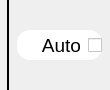
<?xml version="1.0" encoding="UTF-8"?>
<ui version="4.0">
 <class>FieldConnection</class>
 <widget class="QWidget" name="FieldConnection">
  <property name="geometry">
   <rect>
    <x>0</x>
    <y>0</y>
    <width>110</width>
    <height>90</height>
   </rect>
  </property>
  <property name="sizePolicy">
   <sizepolicy hsizetype="Preferred" vsizetype="Preferred">
    <horstretch>1</horstretch>
    <verstretch>1</verstretch>
   </sizepolicy>
  </property>
  <property name="minimumSize">
   <size>
    <width>110</width>
    <height>90</height>
   </size>
  </property>
  <property name="maximumSize">
   <size>
    <width>110</width>
    <height>90</height>
   </size>
  </property>
  <property name="font">
   <font>
    <pointsize>16</pointsize>
    <bold>false</bold>
   </font>
  </property>
  <property name="windowTitle">
   <string>Form</string>
  </property>
  <property name="styleSheet">
   <string notr="true">QCheckBox {
	background: white;
	border-radius: 13px;
	color: black;
	display: flex;
	spacing: 7px;
}

QCheckBox:Hover {
	background: rgb(173, 173, 173);
}

QCheckBox:Pressed {
	background: #a3a3a3;
}

QCheckBox::indicator {
	width: 10px;
	height: 10px;
	margin-right: 15%;
	border-image: url(:/img/icons/auto/auto-off.png) 0 0 0 0 stretch stretch;
}

QCheckBox::indicator:checked {
	border-image: url(:/img/icons/auto/auto-on.png) 0 0 0 0 stretch stretch;
}</string>
  </property>
  <layout class="QGridLayout" name="gridLayout">
   <property name="leftMargin">
    <number>0</number>
   </property>
   <property name="topMargin">
    <number>0</number>
   </property>
   <property name="rightMargin">
    <number>0</number>
   </property>
   <property name="bottomMargin">
    <number>0</number>
   </property>
   <property name="spacing">
    <number>0</number>
   </property>
   <item row="0" column="0">
    <widget class="Line" name="line">
     <property name="sizePolicy">
      <sizepolicy hsizetype="Fixed" vsizetype="Expanding">
       <horstretch>0</horstretch>
       <verstretch>1</verstretch>
      </sizepolicy>
     </property>
     <property name="frameShadow">
      <enum>QFrame::Plain</enum>
     </property>
     <property name="lineWidth">
      <number>2</number>
     </property>
     <property name="midLineWidth">
      <number>0</number>
     </property>
     <property name="orientation">
      <enum>Qt::Vertical</enum>
     </property>
    </widget>
   </item>
   <item row="0" column="1">
    <widget class="QCheckBox" name="checkBox">
     <property name="minimumSize">
      <size>
       <width>85</width>
       <height>30</height>
      </size>
     </property>
     <property name="maximumSize">
      <size>
       <width>85</width>
       <height>30</height>
      </size>
     </property>
     <property name="palette">
      <palette>
       <active>
        <colorrole role="WindowText">
         <brush brushstyle="SolidPattern">
          <color alpha="255">
           <red>0</red>
           <green>0</green>
           <blue>0</blue>
          </color>
         </brush>
        </colorrole>
        <colorrole role="Button">
         <brush brushstyle="SolidPattern">
          <color alpha="255">
           <red>255</red>
           <green>255</green>
           <blue>255</blue>
          </color>
         </brush>
        </colorrole>
        <colorrole role="Text">
         <brush brushstyle="SolidPattern">
          <color alpha="255">
           <red>0</red>
           <green>0</green>
           <blue>0</blue>
          </color>
         </brush>
        </colorrole>
        <colorrole role="ButtonText">
         <brush brushstyle="SolidPattern">
          <color alpha="255">
           <red>0</red>
           <green>0</green>
           <blue>0</blue>
          </color>
         </brush>
        </colorrole>
        <colorrole role="Base">
         <brush brushstyle="SolidPattern">
          <color alpha="255">
           <red>255</red>
           <green>255</green>
           <blue>255</blue>
          </color>
         </brush>
        </colorrole>
        <colorrole role="Window">
         <brush brushstyle="SolidPattern">
          <color alpha="255">
           <red>255</red>
           <green>255</green>
           <blue>255</blue>
          </color>
         </brush>
        </colorrole>
        <colorrole role="PlaceholderText">
         <brush brushstyle="SolidPattern">
          <color alpha="128">
           <red>0</red>
           <green>0</green>
           <blue>0</blue>
          </color>
         </brush>
        </colorrole>
       </active>
       <inactive>
        <colorrole role="WindowText">
         <brush brushstyle="SolidPattern">
          <color alpha="255">
           <red>0</red>
           <green>0</green>
           <blue>0</blue>
          </color>
         </brush>
        </colorrole>
        <colorrole role="Button">
         <brush brushstyle="SolidPattern">
          <color alpha="255">
           <red>255</red>
           <green>255</green>
           <blue>255</blue>
          </color>
         </brush>
        </colorrole>
        <colorrole role="Text">
         <brush brushstyle="SolidPattern">
          <color alpha="255">
           <red>0</red>
           <green>0</green>
           <blue>0</blue>
          </color>
         </brush>
        </colorrole>
        <colorrole role="ButtonText">
         <brush brushstyle="SolidPattern">
          <color alpha="255">
           <red>0</red>
           <green>0</green>
           <blue>0</blue>
          </color>
         </brush>
        </colorrole>
        <colorrole role="Base">
         <brush brushstyle="SolidPattern">
          <color alpha="255">
           <red>255</red>
           <green>255</green>
           <blue>255</blue>
          </color>
         </brush>
        </colorrole>
        <colorrole role="Window">
         <brush brushstyle="SolidPattern">
          <color alpha="255">
           <red>255</red>
           <green>255</green>
           <blue>255</blue>
          </color>
         </brush>
        </colorrole>
        <colorrole role="PlaceholderText">
         <brush brushstyle="SolidPattern">
          <color alpha="128">
           <red>0</red>
           <green>0</green>
           <blue>0</blue>
          </color>
         </brush>
        </colorrole>
       </inactive>
       <disabled>
        <colorrole role="WindowText">
         <brush brushstyle="SolidPattern">
          <color alpha="255">
           <red>0</red>
           <green>0</green>
           <blue>0</blue>
          </color>
         </brush>
        </colorrole>
        <colorrole role="Button">
         <brush brushstyle="SolidPattern">
          <color alpha="255">
           <red>255</red>
           <green>255</green>
           <blue>255</blue>
          </color>
         </brush>
        </colorrole>
        <colorrole role="Text">
         <brush brushstyle="SolidPattern">
          <color alpha="255">
           <red>0</red>
           <green>0</green>
           <blue>0</blue>
          </color>
         </brush>
        </colorrole>
        <colorrole role="ButtonText">
         <brush brushstyle="SolidPattern">
          <color alpha="255">
           <red>0</red>
           <green>0</green>
           <blue>0</blue>
          </color>
         </brush>
        </colorrole>
        <colorrole role="Base">
         <brush brushstyle="SolidPattern">
          <color alpha="255">
           <red>255</red>
           <green>255</green>
           <blue>255</blue>
          </color>
         </brush>
        </colorrole>
        <colorrole role="Window">
         <brush brushstyle="SolidPattern">
          <color alpha="255">
           <red>255</red>
           <green>255</green>
           <blue>255</blue>
          </color>
         </brush>
        </colorrole>
        <colorrole role="PlaceholderText">
         <brush brushstyle="SolidPattern">
          <color alpha="128">
           <red>0</red>
           <green>0</green>
           <blue>0</blue>
          </color>
         </brush>
        </colorrole>
       </disabled>
      </palette>
     </property>
     <property name="font">
      <font>
       <pointsize>14</pointsize>
      </font>
     </property>
     <property name="cursor">
      <cursorShape>PointingHandCursor</cursorShape>
     </property>
     <property name="layoutDirection">
      <enum>Qt::RightToLeft</enum>
     </property>
     <property name="text">
      <string>Auto</string>
     </property>
    </widget>
   </item>
  </layout>
 </widget>
 <resources/>
 <connections/>
</ui>
